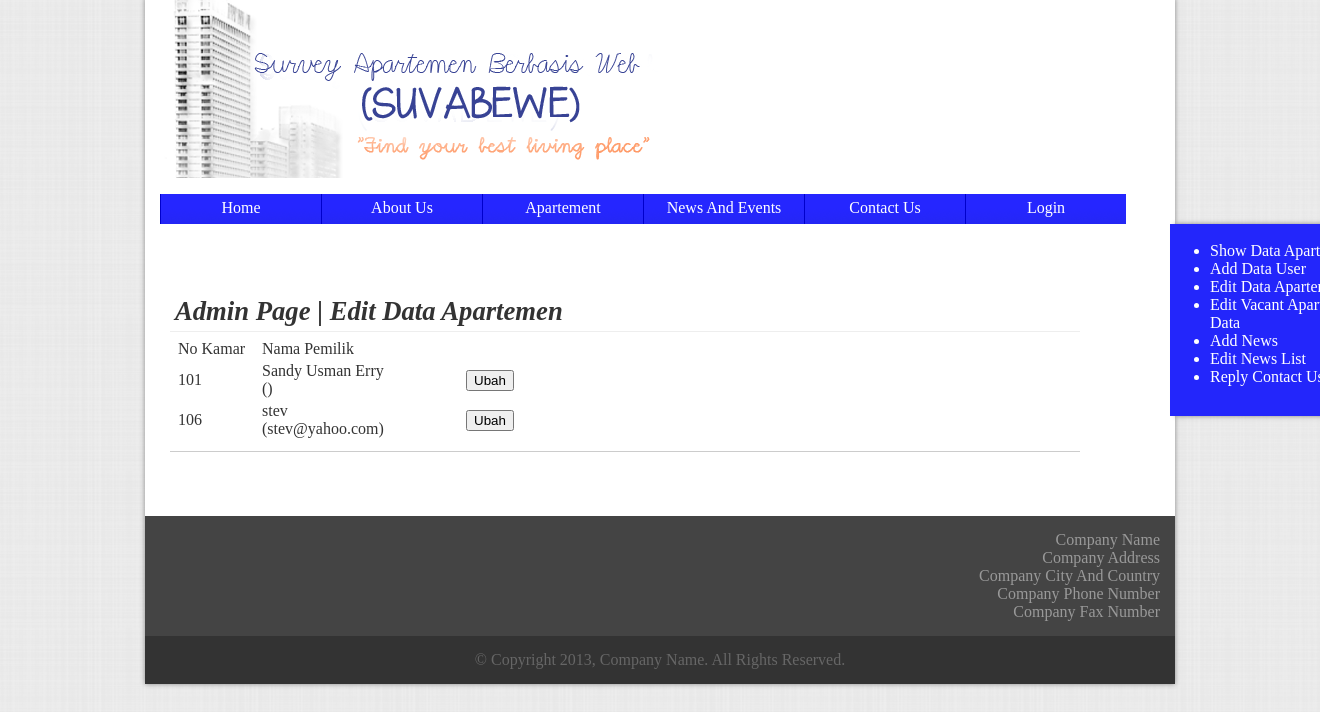
/file/editapt.php, run on the app's committed database.
### tables this page shows
CREATE TABLE IF NOT EXISTS `apartemen` (
  `no_kamar` int(5) NOT NULL,
  `type_kamar` varchar(1) NOT NULL,
  `spec_kamar` text NOT NULL,
  `password` text NOT NULL,
  `nama_pemilik` text NOT NULL,
  `email` text NOT NULL,
  `available` tinyint(1) NOT NULL DEFAULT '1',
  `harga` int(20) NOT NULL,
  `booked` tinyint(1) NOT NULL DEFAULT '0',
  `booked_code` varchar(50) NOT NULL,
  `booked_fee` int(20) NOT NULL,
  `booked_date` date NOT NULL,
  `tagihan_listrik` int(20) NOT NULL,
  `tagihan_air` int(20) NOT NULL,
  `gambar_tidur1` text NOT NULL,
  `gambar_tidur2` text NOT NULL,
  `gambar_tidur3` text NOT NULL,
  `gambar_makan` text NOT NULL,
  `gambar_dapur` text NOT NULL,
  `gambar_mandi` text NOT NULL,
  `gambar_tamu` text NOT NULL,
  `gambar_balkon` text NOT NULL,
  PRIMARY KEY (`no_kamar`)
);

### file/editapt.php (the view, shortened to what this page needs)
<html>
	<head>
		<link rel="stylesheet" href="../css/templates.css" type="text/css" />
		<?php
		$pilihtabel=mysql_query("SELECT * FROM apartemen");
		$c = 0;
		while($row=mysql_fetch_array ($pilihtabel))
		{
			if (($row['no_kamar'] != 100) & ($row['available'] != 1))
				$c = $c + 1;
		}
		?>
	</head>
	<body>
		<div class="wrapper" id="wrapper">
			<?php include_once ('header.php');?>
			<?php include_once('sidemenu.php');?>
			<div class="container confmargin" style="height:<?php echo (150+$c*30);?>px">
				<div class="section showapt">
					<div class="sectionheader bottomline">
						<b>Admin Page | Edit Data Apartemen</b>
					</div>
					<div class="sectioncontent ">
						<table>
							<form method="post">
								<tr>
									<td width="80px"> No Kamar </td>
									<td width="200px"> Nama Pemilik </td>
									<td width="50px">&nbsp; </td>
								</tr>
								<?php
									$pilihtabel=mysql_query("SELECT * FROM apartemen");
									while(($row=mysql_fetch_array($pilihtabel)))
									{
										if (($row['no_kamar'] != 100) & ($row['available'] != 1))
										{
											echo
												"<tr>
												<td> " . $row['no_kamar'] . "</td>
												<td> " . $row['nama_pemilik'] . " <br> (" . $row['email'] . ")</td>
												<td> <a href='update_apt.php?target=" . $row['no_kamar'] . "'><input type='button' value='Ubah'></a>
												</td>
											</tr>
											";
										}
								}
							?>
							</form>
						</table>
					</div>
				</div>
			</div>
		</div>
	</body>
</html>
</html>

### css/templates.css (style rules this page uses)
body { background-image:url("../img/bg-body.png"); background-repeat:repeat; color:#333333; font-family:"Cambria"; font-size:16px; }
a { color:#000000; text-decoration:none; }
.wrapper { width:1000px; margin:-10px auto 0px auto; padding:0px 15px 0px 15px; background-color:#FFFFFF; box-shadow: 0px 0px 5px #888888; }
.footer { width:1020; margin:0px -15px 0px -15px; padding:5px; }
.subfooter1 { width:1000; margin-left:-5px; padding:15px; background-color:#444444; color:#999999; text-align:right; }
.subfooter2 { width:1000; margin:0px 0px -5px -5px; padding:15px; background-color:#333333; color:#666666; text-align:center; }
.container { width:980px; padding:10px; }
.section { border-bottom:solid thin #CCCCCC; float:left; padding:5px; }
.sectionheader { width:100%; padding:5px; height:30px; font-family:"Bodoni MT"; font-size:20pt; font-style:italic; margin-left:-5px; margin-top:-5px; }
.sectioncontent { width:100%; padding:5px; margin-left:-5px; color:#666666; }
.bottomline { border-bottom:solid thin #EEEEEE; }
.confmargin { margin-top:-135px; }
.showapt { width:900px; }

### data on the page
apartemen: no_kamar "101", nama_pemilik "Sandy Usman Erry"
apartemen: no_kamar "106", nama_pemilik "stev", email "stev@yahoo.com"
